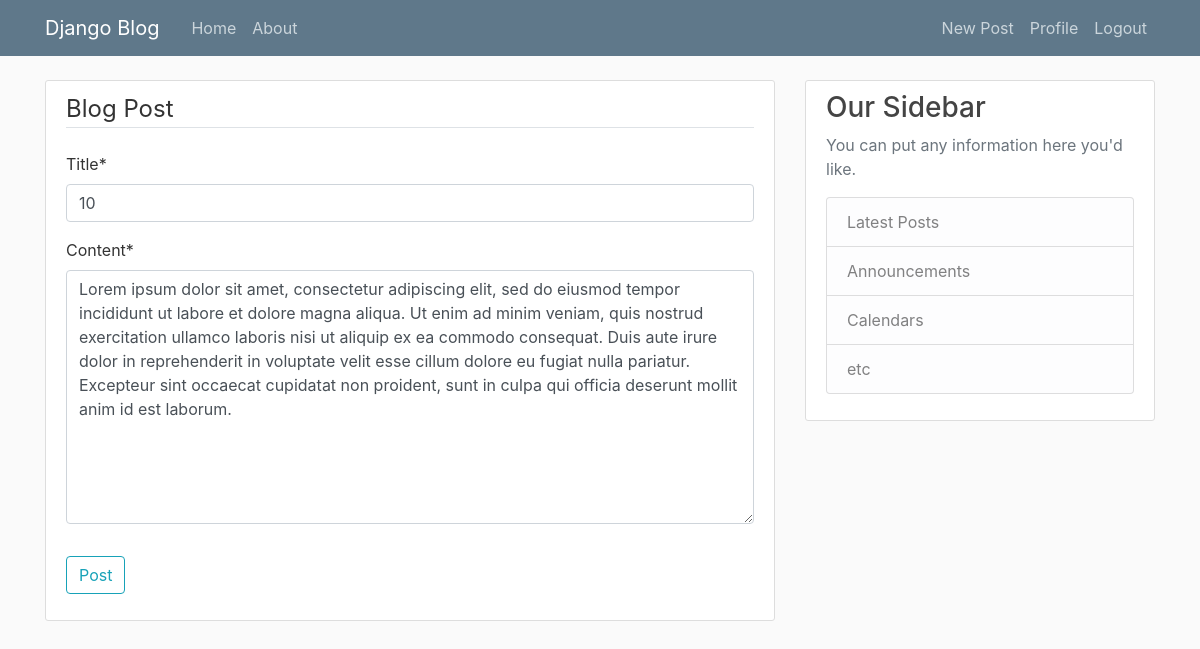
Screenshot of /post/15/update/ (signed in) with the database file from the repository.
### blog/models.py (models this page shows, shortened)
class Post(models.Model):
    title = models.CharField(max_length=100)
    content = models.TextField()
    date_posted = models.DateTimeField(default=timezone.now)
    author = models.ForeignKey(User, on_delete=models.CASCADE)

### blog/views.py (the view, shortened to what this page needs)
# urls.py: path('post/<int:pk>/update/', PostUpdateView.as_view(), name='post-update'),  # views.home 返回HTTP响应的结果
class PostUpdateView(LoginRequiredMixin, UserPassesTestMixin, UpdateView):
    model = Post
    fields = ['title', 'content']
    def test_func(self):
        post = self.get_object()
        if self.request.user == post.author:
            return True
        return False

### blog/templates/blog/post_form.html (shortened to what this page needs)
{% extends "blog/base.html" %}
{% load crispy_forms_tags %}
{% block content %}
    <div class="content-section">
        <form method="POST">
            <fieldset class="form-group">
                <legend class="border-bottom mb-4">Blog Post</legend>
                {{ form | crispy }}
            </fieldset>
            <div class="form-group">
                <button class="btn btn-outline-info" type="submit">Post</button>
            </div>
        </form>
    </div>
{% endblock content %}

### blog/static/blog/main.css (style rules this page uses)
body { background: #fafafa; color: #333333; margin-top: 5rem; }
.content-section { background: #ffffff; padding: 10px 20px; border: 1px solid #dddddd; border-radius: 3px; margin-bottom: 20px; }

### rows the page displays
Post: title "10", content "Lorem ipsum dolor sit amet, consectetur adipiscing elit, sed do eiusmod tempor incididunt ut labore et dolore magna aliqua. Ut enim ad minim veniam, quis nostrud exercitation ullamco laboris nisi ut aliquip ex ea commodo consequat. Duis aute irure dolor in reprehenderit in voluptate velit esse cillum dolore eu fugiat nulla pariatur. Excepteur sint occaecat cupidatat non proident, sunt in culpa qui officia deserunt mollit anim id est laborum."
